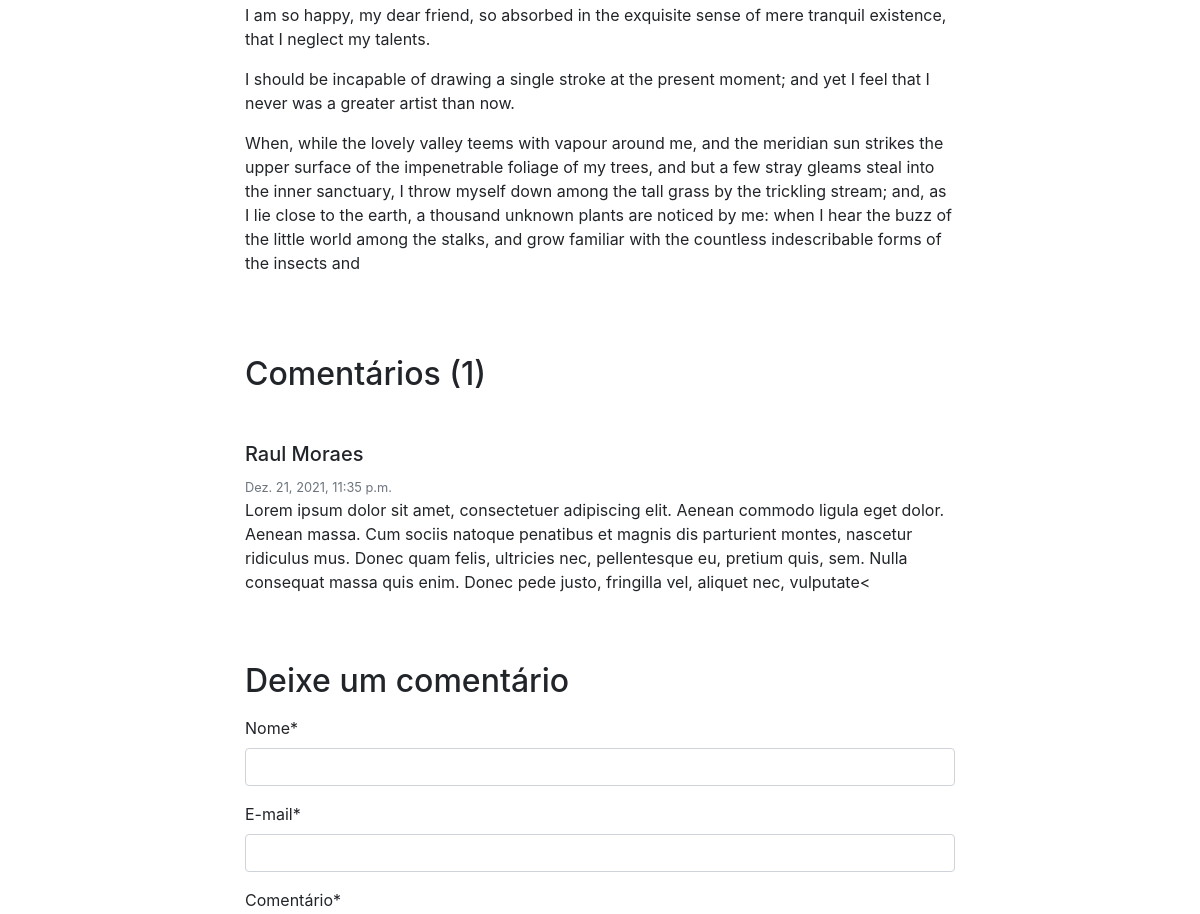
Page /post/8 (middle part) on the earlier database version.
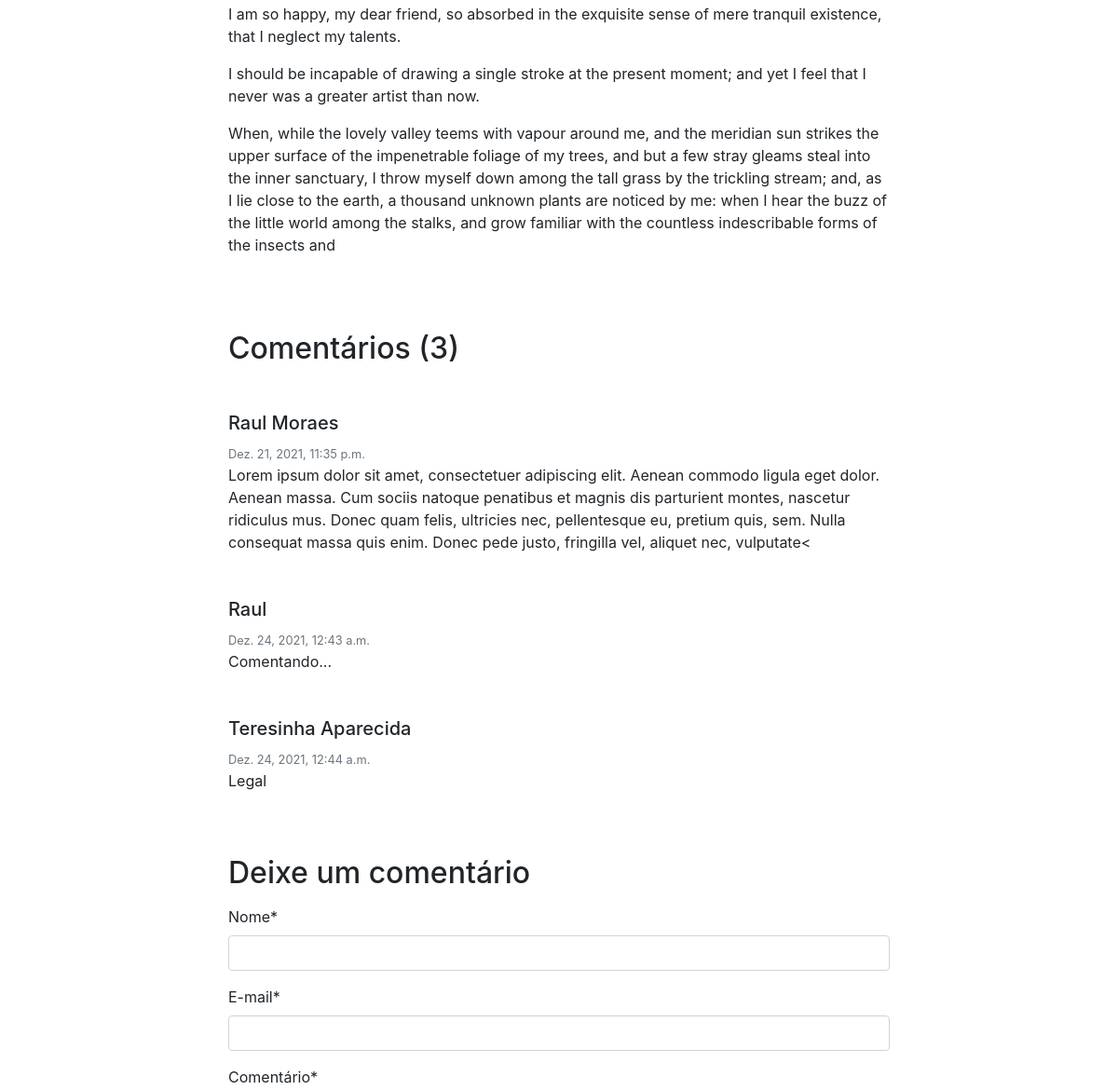
Same page on the later database version.
### posts/models.py (models this page shows, shortened)
class Post(models.Model):
    titulo = models.CharField(max_length=255, verbose_name='Título')
    autor = models.ForeignKey(User, on_delete=models.DO_NOTHING)
    data = models.DateTimeField(default=datetime.now())
    conteudo = models.TextField(verbose_name='Conteúdo')
    excerto = models.TextField()
    categoria = models.ForeignKey(Categoria, on_delete=models.DO_NOTHING, blank=True, null=True)
    imagem = models.ImageField(upload_to='posts/images/%Y/%m/%d')
    publicado = models.BooleanField(default=False)

### comentarios/models.py (models this page shows, shortened)
class Comentario(models.Model):
    nome = models.CharField(max_length=255, verbose_name='Nome')
    email = models.EmailField(verbose_name='E-mail')
    comentario = models.TextField(verbose_name='Comentário')
    post = models.ForeignKey(Post, on_delete=models.CASCADE)
    usuario = models.ForeignKey(User, on_delete=models.DO_NOTHING, verbose_name='Usuário', blank=True, null=True)
    data = models.DateTimeField(default=datetime.now())
    publicado = models.BooleanField(default=False)

### posts/views.py (the view, shortened to what this page needs)
# urls.py: path('post/<int:pk>', views.PostDetalhes.as_view(), name='post'),
class PostDetalhes(UpdateView):
    template_name = 'posts/post.html'
    model = Post
    form_class = FormComentario
    context_object_name = 'post'
    def get_context_data(self, **kwargs):
        contexto = super().get_context_data(**kwargs)
        post = self.get_object()
        comentarios = Comentario.objects.filter(publicado=True, post=post.id)
        contexto['comentarios'] = comentarios
        return contexto

### comentarios/forms.py (shortened to what this page needs)
class FormComentario(ModelForm):
    class Meta:
        model = Comentario
        fields = ('nome', 'email', 'comentario')

### categorias/models.py (called while the page is built)
    def __str__(self):
        return self.nome

### posts/templates/posts/post.html (shortened to what this page needs)
{% extends 'base.html' %}
{% load crispy_forms_tags %}
{% block conteudo %}
<div class="container">
    <div class="row pt-5">
        <div class="col-xl"></div>
        <div class="col-xl-8">
            {{ post.conteudo|safe }}
        </div>
        <div class="col-xl"></div>
    </div>
    {% if comentarios %}
    <div class="row pt-5">
        <div class="col-xl"></div>
        <div class="col-xl-8">
            <h2 class="my-3">Comentários ({{ comentarios.count }})</h2>
            {% for comentario in comentarios %}
            <h5 class="mb-2 mt-5">{{ comentario.nome }}</h5>
            <small class="text-muted">{{ comentario.data }}</small>
            <p class="mb-1">{{ comentario.comentario }}</p>
            {% endfor %}
        </div>
        <div class="col-xl"></div>
    </div>
    {% endif %}
    <div class="row pt-5">
        <div class="col-xl"></div>
        <div class="col-xl-8">
            <h2 class="my-3">Deixe um comentário</h2>
            <form method="POST" action="#envia_comentario">
                {% for visible_field in form.visible_fields %}
                    {{ visible_field|as_crispy_field }}
                {% endfor %}
                <br/>
            </form>
        </div>
        <div class="col-xl"></div>
    </div>
</div>
{% endblock %}

### templates/base.html (shortened to what this page needs)
<!DOCTYPE html>
<html lang="pt">
<head>
    {% include 'parciais/_head.html' %}
</head>
<body>
<div class="container">
    <div class="row">
        <div class="col-lg-12">
            {% block conteudo %}
            {% endblock %}
        </div>
    </div>
</div>
</body>
</html>

### templates/parciais/_head.html (shortened to what this page needs)
{% load static %}
<link href="{% static '/vendor/bootstrap/css/bootstrap.min.css' %}" rel="stylesheet">
<link href="{% static 'vendor/bootstrap/css/theme_1564087106285.css' %}" rel="stylesheet">

### templates/parciais/_nav.html (shortened to what this page needs)
{% load static %}

### templates/parciais/_footer.html (shortened to what this page needs)
{% load static %}

Differences in the rows shown:
added Comentario: nome "Raul", data "Dez. 24, 2021, 12:43 a.m.", comentario "Comentando..."
added Comentario: nome "Teresinha Aparecida", data "Dez. 24, 2021, 12:44 a.m.", comentario "Legal"
Other differences:
{{ comentarios.count }}: "1" → "3"
